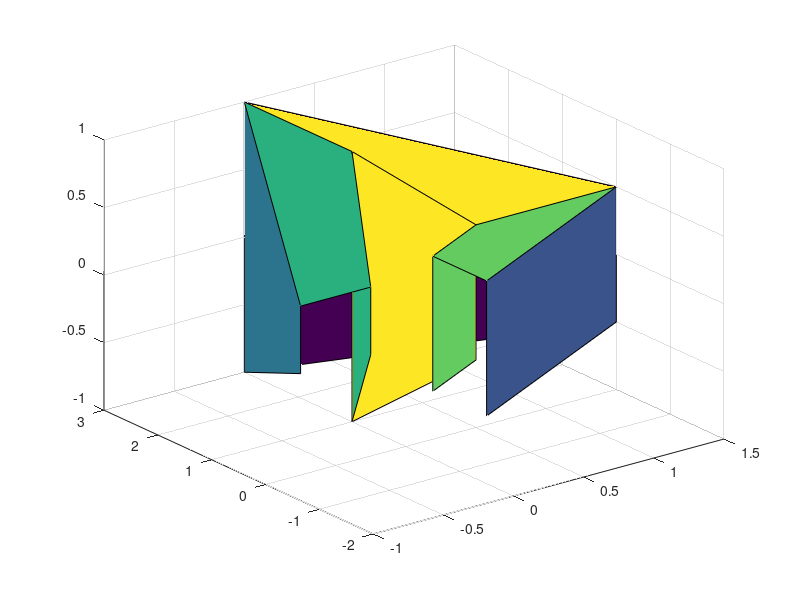

Reproduce this figure in MATLAB.
function Tore = tore()

Tore = zeros(4,4,3);
Tore(:,:,1) = [-1.5  0.0  1.5  0.0
			   -1.5  0.0  1.5  0.0
			   -0.5  0.0  0.5  0.0
			   -0.5  0.0  0.5  0.0];
Tore(:,:,2) = [ 0.0  1.5  0.0 -1.5
			    0.0  1.5  0.0 -1.5
			    0.0  0.5  0.0 -0.5
			    0.0  0.5  0.0 -0.5];
Tore(:,:,3) = [-0.5 -0.5 -0.5 -0.5
			    0.5  0.5  0.5  0.5
			    0.5  0.5  0.5  0.5
			   -0.5 -0.5 -0.5 -0.5];
          
Tore(:,2,:) = 2*Tore(:,2,:); % enlever pour avoir une figure symétrique
Tore(:,1,:) = 0.5*Tore(:,1,:); % enlever pour avoir une figure symétrique
surf(Tore(:,:,1),Tore(:,:,2),Tore(:,:,3))

end